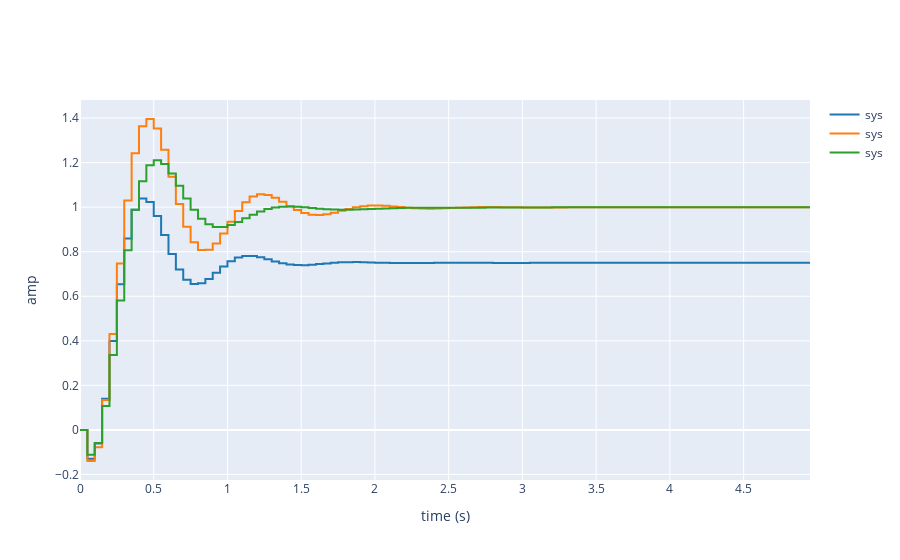

Write notebook code for a chart like this one.
### Markdown cell above
### 6.2 Validation du correcteur proportionnel.

* **Question** 
    * Calculez avec python, $H(z)$, la fonction de transfert du système bouclé et corrigé.
    * Tracez la réponse indicielle de $H(z)$. Déterminez les caractéristiques de cette réponse ($tr$, $D\%$, $m$, $s[\infty]$).

### Code cell
sys_list = [K*Fz,Cz*Fz,Cz2*Fz]

fig = figure("time")
for sys in sys_list:
    H = feedback(sys,1)
    fig.plot(H)

fig.show()
